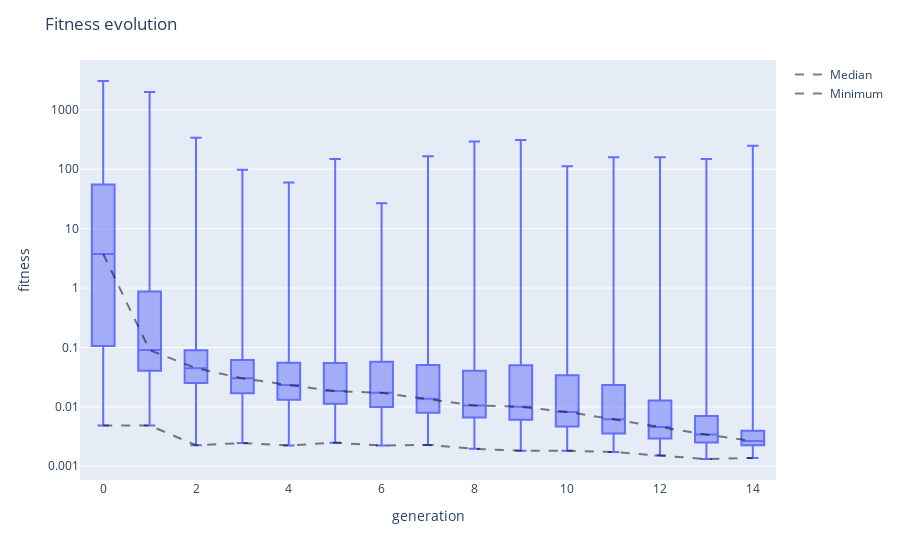

The cell this chart's notebook holds for it:
### Code cell
viewer.fitness_evolution()

### Figure 1 — Plotly figure (JSON) as saved in the notebook; plotly's stock layout.template omitted (floating-point values rounded to 4 significant figures; data arrays with more than 128 entries replaced by an {"elided": "..."} marker saying what was removed)
{"data": [{"alignmentgroup": "True", "boxpoints": false, "hovertemplate": "generation=%{x}<br>fitness=%{y}<extra></extra>", "legendgroup": "", "marker": {"color": "#636efa"}, "name": "", "notched": false, "offsetgroup": "", "orientation": "v", "showlegend": false, "type": "box", "x": {"elided": "10500 int values"}, "x0": " ", "xaxis": "x", "y": {"elided": "10500 float values"}, "y0": " ", "yaxis": "y"}, {"line": {"color": "rgba(0,0,0,0.5)", "dash": "dash", "width": 2}, "mode": "lines", "name": "Median", "type": "scatter", "x": [0, 1, 2, 3, 4, 5, 6, 7, 8, 9, 10, 11, 12, 13, 14], "y": [3.743, 0.09032, 0.04481, 0.03017, 0.02332, 0.01841, 0.01722, 0.01363, 0.01058, 0.01003, 0.008223, 0.006158, 0.004589, 0.00341, 0.00267]}, {"line": {"color": "rgba(0,0,0,0.5)", "dash": "dash", "width": 2}, "mode": "lines", "name": "Minimum", "type": "scatter", "x": [0, 1, 2, 3, 4, 5, 6, 7, 8, 9, 10, 11, 12, 13, 14], "y": [0.004846, 0.004846, 0.002268, 0.002455, 0.002246, 0.002492, 0.002239, 0.002285, 0.001965, 0.00183, 0.00183, 0.001735, 0.001513, 0.001325, 0.00138]}], "layout": {"boxmode": "group", "legend": {"tracegroupgap": 0}, "margin": {"t": 60}, "title": {"text": "Fitness evolution"}, "xaxis": {"anchor": "y", "domain": [0, 1], "title": {"text": "generation"}}, "yaxis": {"anchor": "x", "domain": [0, 1], "title": {"text": "fitness"}, "type": "log"}}}
